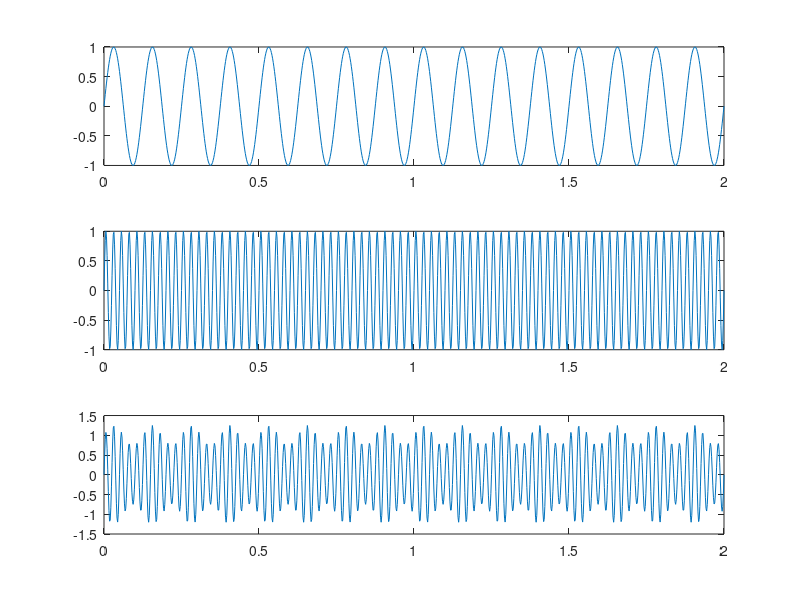
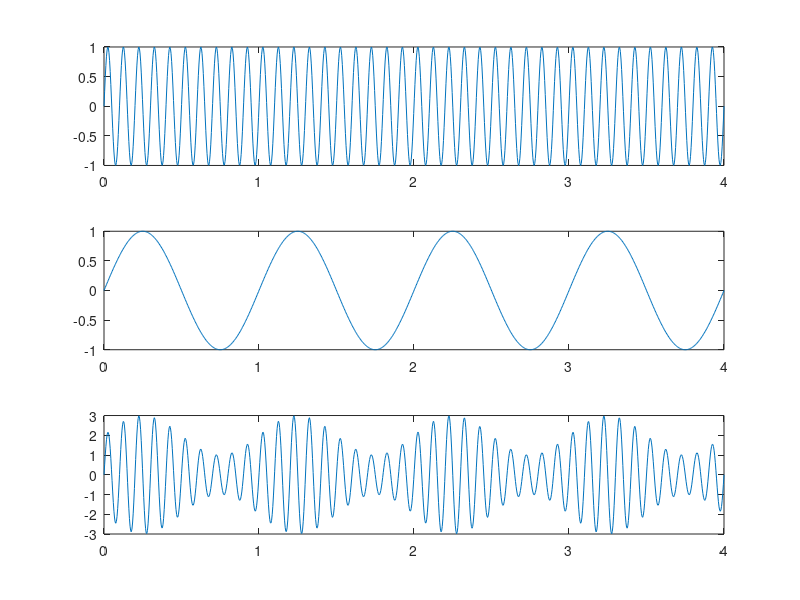

MATLAB code to generate these figures, in order:
%% Example 1: simplified modulation
N = 1000;
tmax = 2;
dt = tmax/N;
fc = 40;
fm = 8;
t = 0:dt:tmax;
xc = sin(2*pi*fc*t);
xm = sin(2*pi*fm*t);
mu = 0.25;
xam = (1+mu*xm).*xc;
fs = 1/dt;
f = 0:fs/N:fs;
% shows modulation, carrier and amplitude −modulated
% placing them like this makes it easier to understand
figure (1);
clf
subplot(3, 1, 1);
plot(t, xm);
subplot(3, 1, 2);
plot(t, xc);
subplot(3, 1, 3);
plot(t, xam);

%% Example 2: code for demo dilation via squaring
% square AM
xam2 = xam.*xam;
% spectrum
figure (2);
plot(f, abs(fft(xam2)));

%% Example 3: 
% time steps
t = linspace (0, 4, 1000);
% Carrier parameter and equation
fc = 10;
Ac = 2;
xc = sin(2*pi*fc*t);
% Modulator parameters and equation
fm = 1;
xm = sin(2*pi*fm*t);
% Modulation index
mu = 0.5;
Am = mu*Ac;
% apply AM equation
xam = Am*xm.*xc+Ac*xc;

% plot the carrier
subplot ( 3 , 1 , 1 ) ;
plot ( t , xc ) ;
% Plot the modulation
subplot ( 3 , 1 , 2 ) ;
plot ( t , xm ) ;
% plot the modulated AM waveform
subplot( 3 , 1 , 3 ) ;
plot ( t , xam ) ;
